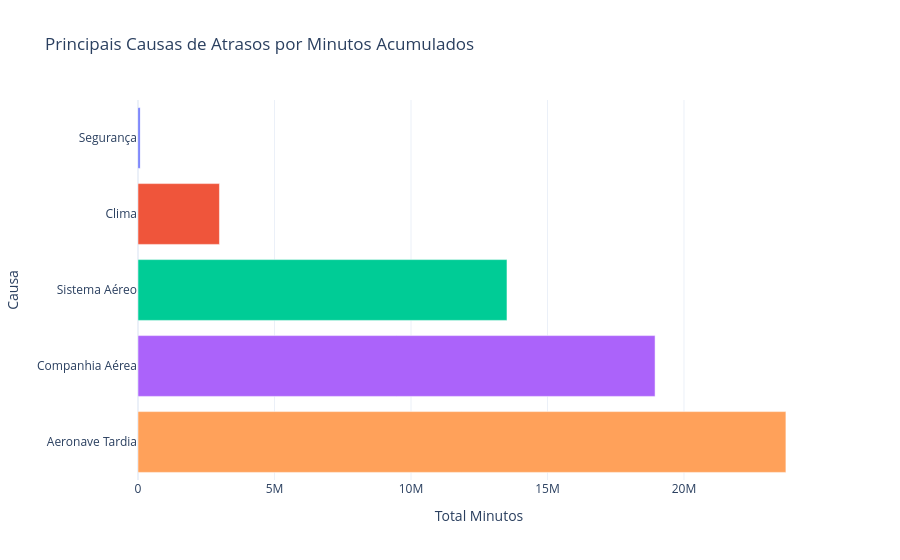

Source (notebook cell):
### Markdown cell above
Quais são as principais causas de atraso?

### Code cell
#somando todos os minutos de atraso por categoria
causes = {
    'Sistema Aéreo': df_curated['AIR_SYSTEM_DELAY'].sum(),
    'Segurança': df_curated['SECURITY_DELAY'].sum(),
    'Companhia Aérea': df_curated['AIRLINE_DELAY'].sum(),
    'Aeronave Tardia': df_curated['LATE_AIRCRAFT_DELAY'].sum(),
    'Clima': df_curated['WEATHER_DELAY'].sum()
}

df_causes = pd.DataFrame(list(causes.items()), columns=['Causa', 'Total Minutos'])

fig = px.bar(
    df_causes.sort_values('Total Minutos', ascending=True), 
    x='Total Minutos', 
    y='Causa', 
    orientation='h',
    title='Principais Causas de Atrasos por Minutos Acumulados',
    color='Causa'
)

fig.update_layout(showlegend=False, template='plotly_white')
fig.show()

### Figure 1 — Plotly figure (JSON) as saved in the notebook; plotly's stock layout.template omitted (floating-point values rounded to 4 significant figures)
{"data": [{"hovertemplate": "Causa=%{y}<br>Total Minutos=%{x}<extra></extra>", "legendgroup": "Segurança", "marker": {"color": "#636efa", "pattern": {"shape": ""}}, "name": "Segurança", "orientation": "h", "showlegend": true, "textposition": "auto", "type": "bar", "x": [77880.0], "xaxis": "x", "y": ["Segurança"], "yaxis": "y"}, {"hovertemplate": "Causa=%{y}<br>Total Minutos=%{x}<extra></extra>", "legendgroup": "Clima", "marker": {"color": "#EF553B", "pattern": {"shape": ""}}, "name": "Clima", "orientation": "h", "showlegend": true, "textposition": "auto", "type": "bar", "x": [2983000.0], "xaxis": "x", "y": ["Clima"], "yaxis": "y"}, {"hovertemplate": "Causa=%{y}<br>Total Minutos=%{x}<extra></extra>", "legendgroup": "Sistema Aéreo", "marker": {"color": "#00cc96", "pattern": {"shape": ""}}, "name": "Sistema Aéreo", "orientation": "h", "showlegend": true, "textposition": "auto", "type": "bar", "x": [13520000.0], "xaxis": "x", "y": ["Sistema Aéreo"], "yaxis": "y"}, {"hovertemplate": "Causa=%{y}<br>Total Minutos=%{x}<extra></extra>", "legendgroup": "Companhia Aérea", "marker": {"color": "#ab63fa", "pattern": {"shape": ""}}, "name": "Companhia Aérea", "orientation": "h", "showlegend": true, "textposition": "auto", "type": "bar", "x": [18940000.0], "xaxis": "x", "y": ["Companhia Aérea"], "yaxis": "y"}, {"hovertemplate": "Causa=%{y}<br>Total Minutos=%{x}<extra></extra>", "legendgroup": "Aeronave Tardia", "marker": {"color": "#FFA15A", "pattern": {"shape": ""}}, "name": "Aeronave Tardia", "orientation": "h", "showlegend": true, "textposition": "auto", "type": "bar", "x": [23730000.0], "xaxis": "x", "y": ["Aeronave Tardia"], "yaxis": "y"}], "layout": {"barmode": "relative", "legend": {"title": {"text": "Causa"}, "tracegroupgap": 0}, "showlegend": false, "title": {"text": "Principais Causas de Atrasos por Minutos Acumulados"}, "xaxis": {"anchor": "y", "domain": [0, 1], "title": {"text": "Total Minutos"}}, "yaxis": {"anchor": "x", "categoryarray": ["Aeronave Tardia", "Companhia Aérea", "Sistema Aéreo", "Clima", "Segurança"], "categoryorder": "array", "domain": [0, 1], "title": {"text": "Causa"}}}}
